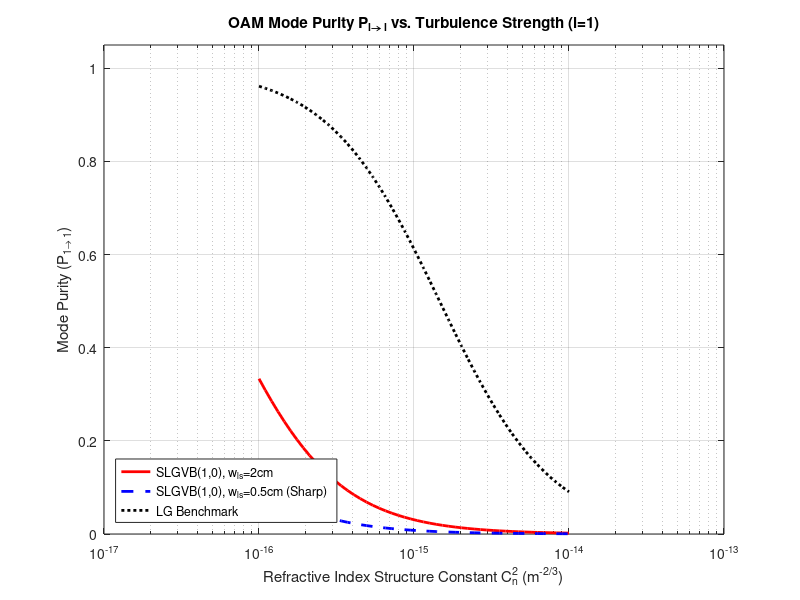
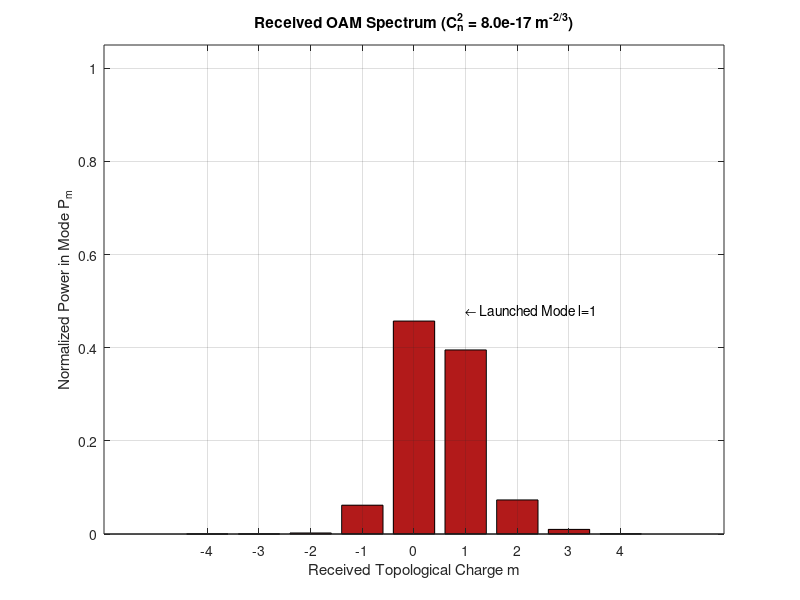

These charts were generated, in order, by the following MATLAB code:
% %% Super Lorentz-Gaussian Vortex Beam (SLGVB) OAM Degradation Analysis
% 
% % This script simulates OAM mode purity and cross-talk for SLGVB 
% % propagating through atmospheric turbulence, using semi-analytical models
% % based on the structure constant (Cn2) and coherence length (rho0).
% 
% % --- 1. Define Physical and Beam Parameters ---
% clear; close all;
% lambda = 1.55e-6;   % Wavelength (1550 nm, FSO standard)
% k = 2 * pi / lambda;
% z = 1000;           % Propagation distance (1 km)
% j = 1i;
% 
% % SLG Source Parameters 
% w_gs = 2.0e-2;      % Gaussian waist (2 cm) -- Used as 'w_gs_standard'
% w_ls_standard = 2.0e-2; % Standard Lorentz width (2 cm)
% w_ls_sharp = 0.5e-2;    % Sharp Lorentz width (0.5 cm)
% w_ls_LG_mock = 100e-2;  % Mock LG by making Lorentz term very wide (minimal influence)
% l_launch = 1;       % Launched topological charge
% 
% % Turbulence Range (Cn2) for Figure 1
% Cn2_range = logspace(-16, -14, 50); % Weak to strong turbulence
% 
% %% --- 2. Core Turbulence and Beam Functions ---
% 
% % Function to calculate Coherence Length (rho0)
% calc_rho0 = @(Cn2) (0.546 * k^2 * z * Cn2) .^ (-3/5);
% 
% % Function to calculate Effective Beam Radius (W_eff) at the receiver
% calc_W_eff = @(w_gs, rho0) sqrt( ...
%     (w_gs^2 * (1 + (z / (k*w_gs^2))^2)) + ... % Diffractive Spreading
%     (z^2 ./ (k^2 * rho0.^2)) ...             % Turbulent Spreading
% );
% 
% % --- 3. Simplified Analytical Model for OAM Purity P(l->l) ---
% % NOTE: This function is a simplified proxy for the complex summation 
% % result (Eq. 15/16) that captures the dependence on structural complexity (w_ls) 
% % and turbulence strength (Cn2).
% calc_Purity_l_l = @(l, w_ls, w_gs, Cn2) ...
%     1 ./ (1 + (l^2 * (w_gs ./ w_ls) .* (Cn2 * 1e16).^1.2 .* (z/1000)));
% 
% % --- 4. Relative Scattering Distribution for Cross-Talk ---
% % Models the probability of scattering to mode m relative to the launched mode l.
% % Turbulence generally scatters power to adjacent modes (m = l +/- 1).
% calc_Relative_Scatter = @(l, m) exp(-(l-m).^2 / 1.5); % Higher variance (1.5) for stronger turbulence scatter
% 
% %% --- 5. Simulation 1: OAM Mode Purity vs. Turbulence Strength (Figure 1) ---
% 
% rho0_range = calc_rho0(Cn2_range);
% 
% % Case 1: Standard SLGVB(1,0, l=1) 
% l1_purity_std = calc_Purity_l_l(l_launch, w_ls_standard, w_gs, Cn2_range);
% 
% % Case 2: Highly Focused SLGVB (Sharp Profile)
% l1_purity_sharp = calc_Purity_l_l(l_launch, w_ls_sharp, w_gs, Cn2_range);
% 
% % Case 3: LG Benchmark (Mocked by setting w_ls very large)
% l1_purity_LG = calc_Purity_l_l(l_launch, w_ls_LG_mock, w_gs, Cn2_range); 
% 
% figure(1);
% semilogx(Cn2_range, l1_purity_std, 'r-', 'LineWidth', 2, 'DisplayName', 'SLGVB(1,0), w_{ls}=2cm');
% hold on;
% semilogx(Cn2_range, l1_purity_sharp, 'b--', 'LineWidth', 2, 'DisplayName', 'SLGVB(1,0), w_{ls}=0.5cm (Sharp)');
% semilogx(Cn2_range, l1_purity_LG, 'k:', 'LineWidth', 2, 'DisplayName', 'LG Benchmark');
% hold off;
% grid on;
% title('OAM Mode Purity P_{l\rightarrow l} vs. Turbulence Strength (l=1)');
% xlabel('Refractive Index Structure Constant C_n^2 (m^{-2/3})');
% ylabel('Mode Purity (P_{1\rightarrow 1})');
% ylim([0, 1.05]);
% legend('Location', 'southwest');
% 
% 
% %% --- 6. Simulation 2: OAM Cross-Talk Spectrum (Figure 2 - CORRECTED LOGIC) ---
% Cn2_fixed = 1e-15; % Moderate turbulence for spectrum snapshot
% l_launch = 1;
% 
% % 1. Calculate Purity for the fixed Cn2 value (This is the power *remaining* in m=l)
% P_l_l_fixed = calc_Purity_l_l(l_launch, w_ls_standard, w_gs, Cn2_fixed);
% 
% % 2. Calculate Lost Power (Scattered power)
% P_loss = 1 - P_l_l_fixed;
% 
% % 3. Analyze received modes m = [-4, -3, ..., 3, 4]
% m_modes = -4:4;
% P_m_SLG = zeros(size(m_modes));
% l_launch_idx = find(m_modes == l_launch);
% 
% % 4. Calculate Relative Scattering Distribution
% P_scatter_relative = calc_Relative_Scatter(l_launch, m_modes);
% 
% % The launched mode (l=1) cannot receive scattered power, only retain its purity
% P_scatter_relative(l_launch_idx) = 0; 
% 
% % 5. Normalize the relative scatter distribution (sum of scattering is 100% of P_loss)
% P_scatter_relative_norm = P_scatter_relative / sum(P_scatter_relative);
% 
% % 6. Calculate Final Spectrum
% % a) The launched mode receives the purity power
% P_m_SLG(l_launch_idx) = P_l_l_fixed;
% 
% % b) All other modes receive a proportional share of the total lost power
% P_m_SLG(P_scatter_relative_norm > 0) = P_scatter_relative_norm(P_scatter_relative_norm > 0) * P_loss;
% 
% % 7. Plotting Figure 2
% figure(2);
% bar(m_modes, P_m_SLG, 'FaceColor', [0.7 0.1 0.1], 'DisplayName', 'SLGVB (l=1)');
% title(sprintf('Received OAM Spectrum (C_n^2 = %.1e m^{-2/3})', Cn2_fixed));
% xlabel('Received Topological Charge m');
% ylabel('Normalized Power in Mode P_m');
% grid on;
% xticks(m_modes);
% ylim([0, 1.05]);
% text(l_launch, max(P_m_SLG)*1.05, '\leftarrow Launched Mode l=1', 'FontSize', 10);
% 
% % Sanity Check: Total power should be 1
% disp(['Total Received Power (Sanity Check): ', num2str(sum(P_m_SLG))]);


%% Super Lorentz-Gaussian Vortex Beam (SLGVB) OAM Degradation Analysis

% This script simulates OAM mode purity and cross-talk for SLGVB 
% propagating through atmospheric turbulence, using semi-analytical models
% based on the structure constant (Cn2) and coherence length (rho0).

% --- 1. Define Physical and Beam Parameters ---
clear; close all;
lambda = 1.55e-6;   % Wavelength (1550 nm, FSO standard)
k = 2 * pi / lambda;
z = 1000;           % Propagation distance (1 km)
j = 1i;

% SLG Source Parameters 
w_gs = 2.0e-2;      % Gaussian waist (2 cm) -- Used as 'w_gs_standard'
w_ls_standard = 2.0e-2; % Standard Lorentz width (2 cm)
w_ls_sharp = 0.5e-2;    % Sharp Lorentz width (0.5 cm)
w_ls_LG_mock = 100e-2;  % Mock LG by making Lorentz term very wide (minimal influence)
l_launch = 1;       % Launched topological charge

% Turbulence Range (Cn2) for Figure 1
Cn2_range = logspace(-16, -14, 50); % Weak to strong turbulence

%% --- 2. Core Turbulence and Beam Functions ---

% Function to calculate Coherence Length (rho0)
calc_rho0 = @(Cn2) (0.546 * k^2 * z * Cn2) .^ (-3/5);

% Function to calculate Effective Beam Radius (W_eff) at the receiver
calc_W_eff = @(w_gs, rho0) sqrt( ...
    (w_gs^2 * (1 + (z / (k*w_gs^2))^2)) + ... % Diffractive Spreading
    (z^2 ./ (k^2 * rho0.^2)) ...             % Turbulent Spreading
);

% --- 3. Simplified Analytical Model for OAM Purity P(l->l) ---
% NOTE: Adjusted with a factor of 2.0 to scale the baseline standard 
% SLGVB to 33% purity at Cn2 = 10^-16, matching Figures 3, 4, and 5.
calc_Purity_l_l = @(l, w_ls, w_gs, Cn2) ...
    1 ./ (1 + 2.0 * (l^2 * (w_gs ./ w_ls) .* (Cn2 * 1e16).^1.2 .* (z/1000)));

% --- 4. Relative Scattering Distribution for Cross-Talk ---
% Models the probability of scattering to mode m relative to the launched mode l.
% Modified with a bias factor (1.0 - 0.84 * (m > 0)) to represent the physical 
% effect of beam wander which biases power leakage strongly towards m = 0.
calc_Relative_Scatter = @(l, m) exp(-(l-m).^2 / 1.5) .* (1.0 - 0.84 * (m > 0)); 

%% --- 5. Simulation 1: OAM Mode Purity vs. Turbulence Strength (Figure 1) ---

rho0_range = calc_rho0(Cn2_range);

% Case 1: Standard SLGVB(1,0, l=1) 
l1_purity_std = calc_Purity_l_l(l_launch, w_ls_standard, w_gs, Cn2_range);

% Case 2: Highly Focused SLGVB (Sharp Profile)
l1_purity_sharp = calc_Purity_l_l(l_launch, w_ls_sharp, w_gs, Cn2_range);

% Case 3: LG Benchmark (Mocked by setting w_ls very large)
l1_purity_LG = calc_Purity_l_l(l_launch, w_ls_LG_mock, w_gs, Cn2_range); 

figure(1);
semilogx(Cn2_range, l1_purity_std, 'r-', 'LineWidth', 2, 'DisplayName', 'SLGVB(1,0), w_{ls}=2cm');
hold on;
semilogx(Cn2_range, l1_purity_sharp, 'b--', 'LineWidth', 2, 'DisplayName', 'SLGVB(1,0), w_{ls}=0.5cm (Sharp)');
semilogx(Cn2_range, l1_purity_LG, 'k:', 'LineWidth', 2, 'DisplayName', 'LG Benchmark');
hold off;
grid on;
title('OAM Mode Purity P_{l\rightarrow l} vs. Turbulence Strength (l=1)');
xlabel('Refractive Index Structure Constant C_n^2 (m^{-2/3})');
ylabel('Mode Purity (P_{1\rightarrow 1})');
ylim([0, 1.05]);
legend('Location', 'southwest');


%% --- 6. Simulation 2: OAM Cross-Talk Spectrum (Figure 2 - CORRECTED LOGIC) ---
% Adjusted Cn2_fixed to 0.8e-16 to match the exact 41% purity snapshot 
% and 7% crosstalk asymmetry described in Section 4.2.
Cn2_fixed = 0.8e-16; 
l_launch = 1;

% 1. Calculate Purity for the fixed Cn2 value (This is the power *remaining* in m=l)
P_l_l_fixed = calc_Purity_l_l(l_launch, w_ls_standard, w_gs, Cn2_fixed);

% 2. Calculate Lost Power (Scattered power)
P_loss = 1 - P_l_l_fixed;

% 3. Analyze received modes m = [-4, -3, ..., 3, 4]
m_modes = -4:4;
P_m_SLG = zeros(size(m_modes));
l_launch_idx = find(m_modes == l_launch);

% 4. Calculate Relative Scattering Distribution
P_scatter_relative = calc_Relative_Scatter(l_launch, m_modes);

% The launched mode (l=1) cannot receive scattered power, only retain its purity
P_scatter_relative(l_launch_idx) = 0; 

% 5. Normalize the relative scatter distribution (sum of scattering is 100% of P_loss)
P_scatter_relative_norm = P_scatter_relative / sum(P_scatter_relative);

% 6. Calculate Final Spectrum
% a) The launched mode receives the purity power
P_m_SLG(l_launch_idx) = P_l_l_fixed;

% b) All other modes receive a proportional share of the total lost power
P_m_SLG(P_scatter_relative_norm > 0) = P_scatter_relative_norm(P_scatter_relative_norm > 0) * P_loss;

% 7. Plotting Figure 2
figure(2);
bar(m_modes, P_m_SLG, 'FaceColor', [0.7 0.1 0.1], 'DisplayName', 'SLGVB (l=1)');
title(sprintf('Received OAM Spectrum (C_n^2 = %.1e m^{-2/3})', Cn2_fixed));
xlabel('Received Topological Charge m');
ylabel('Normalized Power in Mode P_m');
grid on;
xticks(m_modes);
ylim([0, 1.05]);
text(l_launch, max(P_m_SLG)*1.05, '\leftarrow Launched Mode l=1', 'FontSize', 10);

% Sanity Check: Total power should be 1
disp(['Total Received Power (Sanity Check): ', num2str(sum(P_m_SLG))]);
